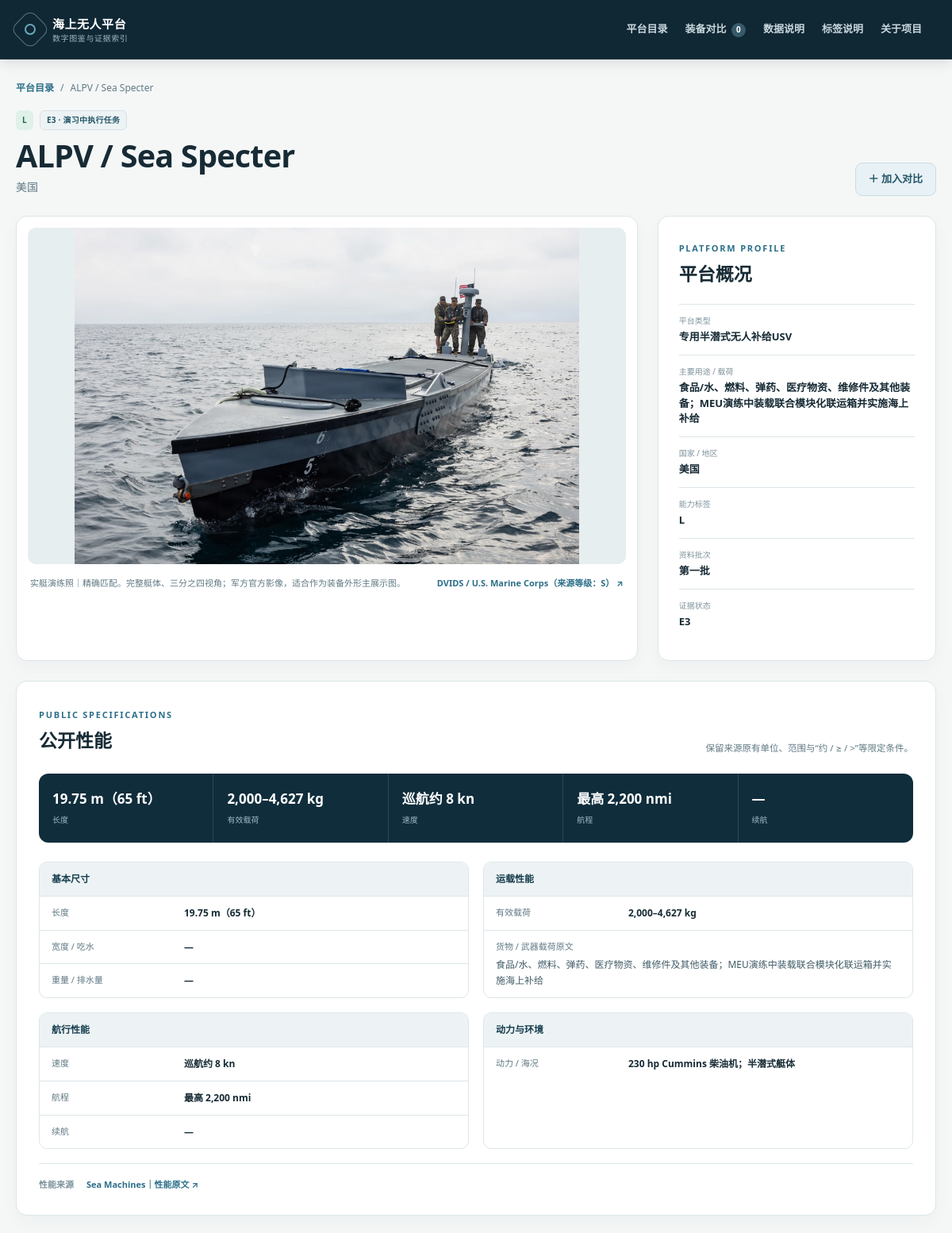
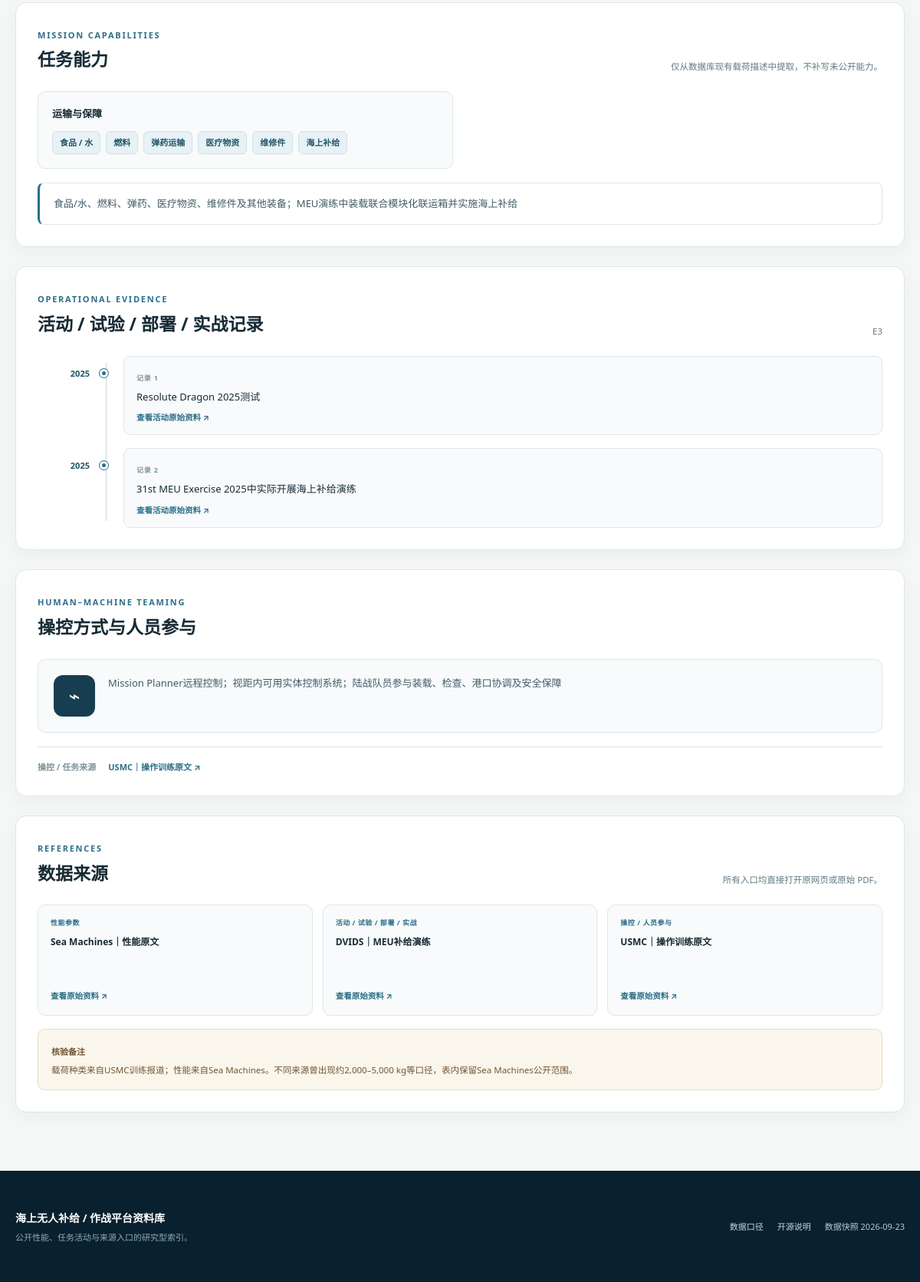
Page /platform/1 on the committed database (2 pictures, top to bottom).
### tables this page shows
CREATE TABLE platforms (
    id INTEGER PRIMARY KEY,
    name TEXT NOT NULL UNIQUE,
    country TEXT NOT NULL,
    batch INTEGER NOT NULL CHECK (batch IN (1, 2)),
    label TEXT NOT NULL CHECK (label IN ('L', 'L/W', 'W')),
    platform_type TEXT,
    payload_description TEXT,
    length_text TEXT,
    beam_draft_text TEXT,
    weight_displacement_text TEXT,
    payload_text TEXT,
    speed_text TEXT,
    range_text TEXT,
    endurance_text TEXT,
    propulsion_sea_text TEXT,
    control_people TEXT,
    evidence_code TEXT CHECK (evidence_code IN ('E2', 'E3', 'E4', 'E5') OR evidence_code IS NULL),
    evidence_raw TEXT,
    verification_note TEXT,
    source_sheet TEXT NOT NULL,
    source_row INTEGER NOT NULL,
    UNIQUE (source_sheet, source_row)
);

CREATE TABLE platform_images (
    id INTEGER PRIMARY KEY,
    platform_id INTEGER NOT NULL REFERENCES platforms(id) ON DELETE CASCADE,
    image_url TEXT,
    local_path TEXT,
    caption TEXT,
    source_url TEXT,
    source_name TEXT,
    image_type TEXT NOT NULL DEFAULT 'other'
        CHECK (image_type IN ('official', 'exercise', 'combat', 'manufacturer', 'control', 'loading', 'other')),
    is_primary INTEGER NOT NULL DEFAULT 0 CHECK (is_primary IN (0, 1)),
    sort_order INTEGER NOT NULL DEFAULT 0,
    created_at TEXT NOT NULL DEFAULT CURRENT_TIMESTAMP,
    CHECK (image_url IS NOT NULL OR local_path IS NOT NULL),
    CHECK (image_url IS NULL OR image_url LIKE 'http://%' OR image_url LIKE 'https://%'),
    CHECK (source_url IS NULL OR source_url LIKE 'http://%' OR source_url LIKE 'https://%')
);

CREATE TABLE source_links (
    id INTEGER PRIMARY KEY,
    platform_id INTEGER NOT NULL REFERENCES platforms(id) ON DELETE CASCADE,
    role TEXT NOT NULL CHECK (role IN ('performance', 'activity', 'control')),
    title TEXT NOT NULL,
    url TEXT NOT NULL,
    UNIQUE (platform_id, role, url)
);

CREATE TABLE activities (
    id INTEGER PRIMARY KEY,
    platform_id INTEGER NOT NULL REFERENCES platforms(id) ON DELETE CASCADE,
    sequence_no INTEGER NOT NULL,
    description TEXT NOT NULL,
    UNIQUE (platform_id, sequence_no)
);

### app.py (the view)
    @app.route("/platform/<int:platform_id>")
    def detail(platform_id):
        db = get_db()
        row = db.execute("SELECT * FROM platforms WHERE id = ?", (platform_id,)).fetchone()
        if row is None:
            abort(404)
        platform = dict(row)
        activities = [
            {**dict(item), "year": activity_year(item["description"])}
            for item in db.execute(
                "SELECT id, sequence_no, description FROM activities WHERE platform_id = ? ORDER BY sequence_no",
                (platform_id,),
            ).fetchall()
        ]
        links = clean_links(db.execute(
            "SELECT role, title, url FROM source_links WHERE platform_id = ? "
            "ORDER BY CASE role WHEN 'performance' THEN 1 WHEN 'activity' THEN 2 ELSE 3 END, id",
            (platform_id,),
        ).fetchall())
        links_by_role = {role: [link for link in links if link["role"] == role] for role in SOURCE_ROLE_LABELS}
        return render_template(
            "platform_detail.html", platform=platform, activities=activities, links=links,
            links_by_role=links_by_role, images=platform_images(db, platform_id),
            performance_groups=PERFORMANCE_GROUPS, highlight_fields=HIGHLIGHT_FIELDS,
            capability_groups=capability_groups(platform.get("payload_description")),
        )

### app.py (called while the page is built)
def is_missing(value) -> bool:
    if value is None or not str(value).strip():
        return True
    text = str(value).strip()
    return text in MISSING_VALUES

def safe_http_url(value: str | None) -> str | None:
    if not value:
        return None
    url = value.strip()
    if any(character.isspace() or ord(character) < 32 for character in url):
        return None
    try:
        parsed = urlparse(url)
        _port = parsed.port
    except ValueError:
        return None
    if (
        parsed.scheme.lower() not in {"http", "https"}
        or not parsed.hostname
        or parsed.username is not None
        or parsed.password is not None
    ):
        return None
    return url

def safe_static_path(value: str | None) -> str | None:
    if not value:
        return None
    normalized = value.strip().replace("\\", "/")
    path = PurePosixPath(normalized)
    if path.is_absolute() or ".." in path.parts or normalized.startswith("/"):
        return None
    if normalized != "img/placeholder-platform.svg" and not normalized.startswith("img/platforms/"):
        return None
    return normalized

def capability_groups(text: str | None) -> list[dict]:
    source = text or ""
    groups = []
    for heading, terms in CAPABILITY_TERMS.items():
        labels = []
        for needle, label in terms:
            if needle.lower() in source.lower() and label not in labels:
                if needle == "火箭" and "制导火箭" in source:
                    continue
                labels.append(label)
        if labels:
            groups.append({"heading": heading, "items": labels})
    return groups

def activity_year(description: str) -> str:
    match = re.search(r"(?<!\d)(20\d{2})(?!\d)", description or "")
    return match.group(1) if match else "年份未注明"

def evidence_badge_label(code: str | None, raw: str | None) -> str:
    if code in EVIDENCE_HELP:
        return code
    if re.search(r"未达\s*E2", raw or "", flags=re.IGNORECASE):
        return "未达E2"
    return "未评级"

### templates/platform_detail.html (shortened to what this page needs)
{% extends "base.html" %}
{% block content %}
<div class="page-shell detail-page">
  <nav class="breadcrumbs" aria-label="面包屑"><a href="{{ url_for('index') }}">平台目录</a><span>/</span><span aria-current="page">{{ platform.name }}</span></nav>
  <header class="detail-titlebar">
    <div><div class="title-badges"><span class="label-badge label-{{ platform.label|replace('/', '') }}">{{ platform.label }}</span><span class="evidence-badge evidence-{{ platform.evidence_code or 'NA' }}">{{ evidence_badge_label(platform.evidence_code, platform.evidence_raw) }}{% if platform.evidence_code %} · {{ evidence_help[platform.evidence_code] }}{% endif %}</span></div><h1>{{ platform.name }}</h1><p>{{ platform.country }}</p></div>
    <button class="button button-compare" type="button" data-compare-toggle data-platform-id="{{ platform.id }}" data-platform-name="{{ platform.name }}" data-platform-country="{{ platform.country }}" aria-pressed="false">＋ 加入对比</button>
  </header>
  <section class="detail-overview" aria-label="平台概览">
    <div class="gallery" data-gallery>
      <div class="gallery-stage">
        <img src="{{ images[0].src }}" alt="{{ platform.name }}；{{ images[0].caption }}" decoding="async" data-gallery-main data-image-fallback="{{ url_for('static', filename='img/placeholder-platform.svg') }}">
      </div>
      <div class="gallery-meta"><p data-gallery-caption>{{ images[0].caption }}</p><a {% if not images[0].source_url %}hidden{% endif %} href="{{ images[0].source_url or '#' }}" target="_blank" rel="noopener noreferrer" data-gallery-source>{{ images[0].source_name or '查看图片来源' }} ↗</a></div>
    </div>
    <aside class="platform-snapshot">
      <span class="eyebrow eyebrow-dark">PLATFORM PROFILE</span><h2>平台概况</h2>
      <dl><div><dt>平台类型</dt><dd>{{ platform.platform_type|shown }}</dd></div><div><dt>主要用途 / 载荷</dt><dd>{{ platform.payload_description|shown }}</dd></div><div><dt>国家 / 地区</dt><dd>{{ platform.country }}</dd></div><div><dt>能力标签</dt><dd>{{ platform.label }}</dd></div><div><dt>资料批次</dt><dd>第{{ '一' if platform.batch == 1 else '二' }}批</dd></div><div><dt>证据状态</dt><dd>{{ platform.evidence_raw|shown }}</dd></div></dl>
    </aside>
  </section>
  <section class="detail-section" id="performance">
    <div class="section-heading"><div><span class="eyebrow eyebrow-dark">PUBLIC SPECIFICATIONS</span><h2>公开性能</h2></div><p>保留来源原有单位、范围与“约 / ≥ / &gt;”等限定条件。</p></div>
    <dl class="metric-strip">{% for field, label in highlight_fields %}<div><dt>{{ label }}</dt><dd>{{ platform[field]|shown }}</dd></div>{% endfor %}</dl>
    <div class="spec-groups">
      {% for group, fields in performance_groups %}<section class="spec-group"><h3>{{ group }}</h3><dl>{% for field, label in fields %}<div><dt>{{ label }}</dt><dd>{{ platform[field]|shown }}</dd></div>{% endfor %}{% if group == '运载性能' %}<div class="spec-wide"><dt>货物 / 武器载荷原文</dt><dd>{{ platform.payload_description|shown }}</dd></div>{% endif %}</dl></section>{% endfor %}
    </div>
    {% if links_by_role.performance %}<div class="inline-sources"><span>性能来源</span>{% for link in links_by_role.performance %}<a href="{{ link.url }}" target="_blank" rel="noopener noreferrer">{{ link.title }} ↗</a>{% endfor %}</div>{% endif %}
  </section>
  <section class="detail-section" id="capabilities">
    <div class="section-heading"><div><span class="eyebrow eyebrow-dark">MISSION CAPABILITIES</span><h2>任务能力</h2></div><p>仅从数据库现有载荷描述中提取，不补写未公开能力。</p></div>
    {% if capability_groups %}<div class="capability-groups">{% for group in capability_groups %}<div class="capability-group"><h3>{{ group.heading }}</h3><div>{% for item in group['items'] %}<span>{{ item }}</span>{% endfor %}</div></div>{% endfor %}</div>{% endif %}
    <p class="source-text-block">{{ platform.payload_description|shown }}</p>
  </section>
  <section class="detail-section" id="activities">
    <div class="section-heading"><div><span class="eyebrow eyebrow-dark">OPERATIONAL EVIDENCE</span><h2>活动 / 试验 / 部署 / 实战记录</h2></div><p>{{ platform.evidence_raw|shown }}</p></div>
    {% if activities %}<ol class="timeline">{% for activity in activities %}<li><div class="timeline-year">{{ activity.year }}</div><div class="timeline-marker" aria-hidden="true"></div><article><span>记录 {{ loop.index|string|upper }}</span><p>{{ activity.description }}</p>{% if links_by_role.activity %}<div>{% for link in links_by_role.activity %}<a href="{{ link.url }}" target="_blank" rel="noopener noreferrer">查看活动原始资料 ↗</a>{% endfor %}</div>{% endif %}</article></li>{% endfor %}</ol>{% else %}<p class="empty-inline">原始数据暂未拆分出活动记录。</p>{% endif %}
  </section>
  <section class="detail-section" id="control">
    <div class="section-heading"><div><span class="eyebrow eyebrow-dark">HUMAN–MACHINE TEAMING</span><h2>操控方式与人员参与</h2></div></div>
    <div class="control-panel"><div class="control-icon" aria-hidden="true">⌁</div><p>{{ platform.control_people|shown }}</p></div>
    {% if links_by_role.control %}<div class="inline-sources"><span>操控 / 任务来源</span>{% for link in links_by_role.control %}<a href="{{ link.url }}" target="_blank" rel="noopener noreferrer">{{ link.title }} ↗</a>{% endfor %}</div>{% endif %}
  </section>
  <section class="detail-section references-section" id="references">
    <div class="section-heading"><div><span class="eyebrow eyebrow-dark">REFERENCES</span><h2>数据来源</h2></div><p>所有入口均直接打开原网页或原始 PDF。</p></div>
    <div class="reference-grid">{% for link in links %}{% include 'partials/source_link.html' %}{% endfor %}</div>
    {% if platform.verification_note %}<aside class="verification-note"><strong>核验备注</strong><p>{{ platform.verification_note }}</p></aside>{% endif %}
  </section>
</div>
{% endblock %}

### templates/base.html (shortened to what this page needs)
<!doctype html>
<html lang="zh-CN">
<head>
  <link rel="stylesheet" href="{{ url_for('static', filename='css/app.css') }}">
</head>
<body>
  <header class="site-header">
    <div class="nav-shell">
      <a class="brand" href="{{ url_for('index') }}" aria-label="返回平台目录首页">
        <span class="brand-mark" aria-hidden="true"><span></span></span>
        <span><strong>海上无人平台</strong><small>数字图鉴与证据索引</small></span>
      </a>
      <nav class="primary-nav" id="primary-nav" aria-label="主要导航">
        <a href="{{ url_for('index') }}">平台目录</a>
        <a href="{{ url_for('compare') }}" data-nav-compare>装备对比 <span class="nav-count" data-compare-count>0</span></a>
        <a href="{{ url_for('about') }}#data">数据说明</a>
        <a href="{{ url_for('about') }}#labels">标签说明</a>
        <a href="{{ url_for('about') }}">关于项目</a>
      </nav>
    </div>
  </header>
  <main id="main-content">{% block content %}{% endblock %}</main>
  <footer class="site-footer">
    <div class="page-shell footer-grid">
      <div><strong>海上无人补给 / 作战平台资料库</strong><p>公开性能、任务活动与来源入口的研究型索引。</p></div>
      <div class="footer-links"><a href="{{ url_for('about') }}#data">数据口径</a><a href="{{ url_for('about') }}#license">开源说明</a><span>数据快照 2026-09-23</span></div>
    </div>
  </footer>
</body>
</html>

### templates/partials/source_link.html
<a class="reference-card" href="{{ link.url }}" target="_blank" rel="noopener noreferrer" data-testid="source-link">
  <span class="reference-type">{{ link.role_label }}</span>
  <strong>{{ link.title }}</strong>
  <span class="reference-action">查看原始资料 <span aria-hidden="true">↗</span></span>
</a>

### rows in the picture
platforms: name "ALPV / Sea Specter", label "L", evidence_code+evidence_raw "E3", evidence_code "演习中执行任务", country "美国", platform_type|shown "专用半潜式无人补给USV", payload_description|shown "食品/水、燃料、弹药、医疗物资、维修件及其他装备；MEU演练中装载联合模块化联运箱并实施海上补给", batch "一", evidence_raw|shown "E3", length_text "19.75 m（65 ft）" "2,000–4,627 kg" "巡航约 8 kn" "最高 2,200 nmi" "—", length_text "19.75 m（65 ft）" "—" "—" "2,000–4,627 kg" "巡航约 8 kn" "最高 2,200 nmi" "—" "230 hp Cummins 柴油机；半潜式艇体", payload_description|shown "食品/水、燃料、弹药、医疗物资、维修件及其他装备；MEU演练中装载联合模块化联运箱并实施海上补给", control_people|shown "Mission Planner远程控制；视距内可用实体控制系统；陆战队员参与装载、检查、港口协调及安全保障", verification_note "载荷种类来自USMC训练报道；性能来自Sea Machines。不同来源曾出现约2,000–5,000 kg等口径，表内保留Sea Machines公开范围。"
platform_images: caption "实艇演练照｜精确匹配。完整艇体、三分之四视角；军方官方影像，适合作为装备外形主展示图。", source_name "DVIDS / U.S. Marine Corps（来源等级：S）"
source_links: title "Sea Machines｜性能原文", role_label "性能参数"
activities: year "2025", description "Resolute Dragon 2025测试"
source_links: role_label "活动 / 试验 / 部署 / 实战", title "DVIDS｜MEU补给演练"
activities: year "2025", description "31st MEU Exercise 2025中实际开展海上补给演练"
source_links: title "USMC｜操作训练原文", role_label "操控 / 人员参与"

### other values in the picture
{{ label }} "长度" "有效载荷" "速度" "航程" "续航"
{{ group }} "基本尺寸" "运载性能" "航行性能" "动力与环境"
{{ label }} "长度" "宽度 / 吃水" "重量 / 排水量" "有效载荷" "速度" "航程" "续航" "动力 / 海况"
{{ group.heading }} "运输与保障"
{{ item }} "食品 / 水" "燃料" "弹药运输" "医疗物资" "维修件" "海上补给"
